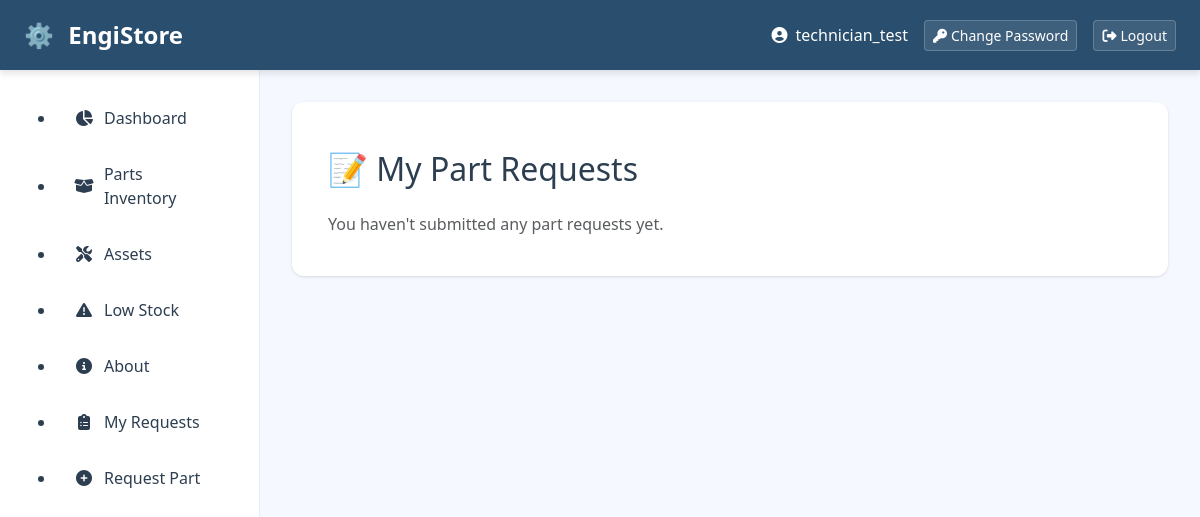
The page /inventory/my-requests/ (signed in) on the database as committed earlier.
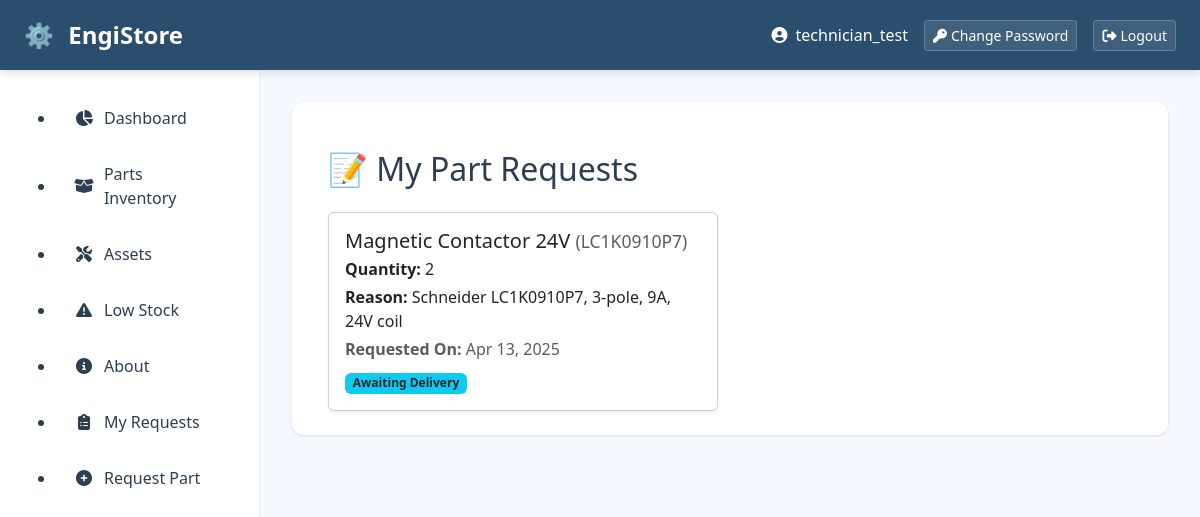
The same page on the database as committed later.
### inventory/models.py (models this page shows, shortened)
class PartRequest(models.Model):
    STATUS_CHOICES = [
        ('Pending', 'Pending'),
        ('Approved', 'Approved'),
        ('Approved - Awaiting Delivery', 'Approved - Awaiting Delivery'),
        ('Rejected', 'Rejected'),
        ('Delivered', 'Delivered'),
    ]
    name = models.CharField(max_length=200)
    part_number = models.CharField(max_length=100, blank=True)
    quantity_needed = models.PositiveIntegerField()
    reason = models.TextField(blank=True)
    requested_by = models.ForeignKey(User, on_delete=models.CASCADE)
    status = models.CharField(
        max_length=30,
        choices=STATUS_CHOICES,
        default='Pending'
    )
    reviewed = models.BooleanField(default=False)
    created_at = models.DateTimeField(auto_now_add=True)

### inventory/views.py (the view)
# urls.py: path('my-requests/', views.my_part_requests, name='my_part_requests'),
@login_required
def my_part_requests(request):
    requests = PartRequest.objects.filter(
        requested_by=request.user
    ).order_by('-created_at')
    return render(request, 'inventory/my_part_requests.html', {
        'requests': requests
    })

### engistore/context_processors.py (called while the page is built)
def global_debug(request):
    return {
        'debug': settings.DEBUG,
    }

### templates/inventory/my_part_requests.html (shortened to what this page needs)
{% extends 'base.html' %}
{% load static %}
{% block content %}
<div class="container mt-4">
  <h2 class="mb-4">📝 My Part Requests</h2>
  {% if requests %}
    <div class="row row-cols-1 row-cols-md-2 g-4">
      {% for request in requests %}
        <div class="col">
          <div class="card shadow-sm">
            <div class="card-body">
              <h5 class="card-title mb-1">
                {{ request.name }}
                <span class="text-muted small">({{ request.part_number|default:"N/A" }})</span>
              </h5>
              <p class="mb-1"><strong>Quantity:</strong> {{ request.quantity_needed }}</p>
              <p class="mb-1"><strong>Reason:</strong> {{ request.reason|default:"—" }}</p>
              <p class="mb-2 text-muted"><strong>Requested On:</strong> {{ request.created_at|date:"M d, Y" }}</p>
              <div>
                {% if request.status == 'Pending' %}
                  <span class="badge bg-warning text-dark">Pending</span>
                {% elif request.status == 'Approved' %}
                  <span class="badge bg-primary">Approved</span>
                {% elif request.status == 'Approved - Awaiting Delivery' %}
                  <span class="badge bg-info text-dark">Awaiting Delivery</span>
                {% elif request.status == 'Rejected' %}
                  <span class="badge bg-danger">Rejected</span>
                {% elif request.status == 'Delivered' %}
                  <span class="badge bg-success">Delivered</span>
                {% else %}
                  <span class="badge bg-secondary">Unknown</span>
                {% endif %}
              </div>
            </div>
          </div>
        </div>
      {% endfor %}
    </div>
  {% else %}
    <p class="text-muted">You haven't submitted any part requests yet.</p>
  {% endif %}
</div>
{% endblock %}

Rows that differ between the two databases and show on the page:
added PartRequest: name "Magnetic Contactor 24V", part_number "LC1K0910P7", quantity_needed "2", reason "Schneider LC1K0910P7, 3-pole, 9A, 24V coil", created_at "Apr 13, 2025", shows "Awaiting Delivery"
Other text that changed with them:
text no longer shown: "You haven't submitted any part requests yet."
